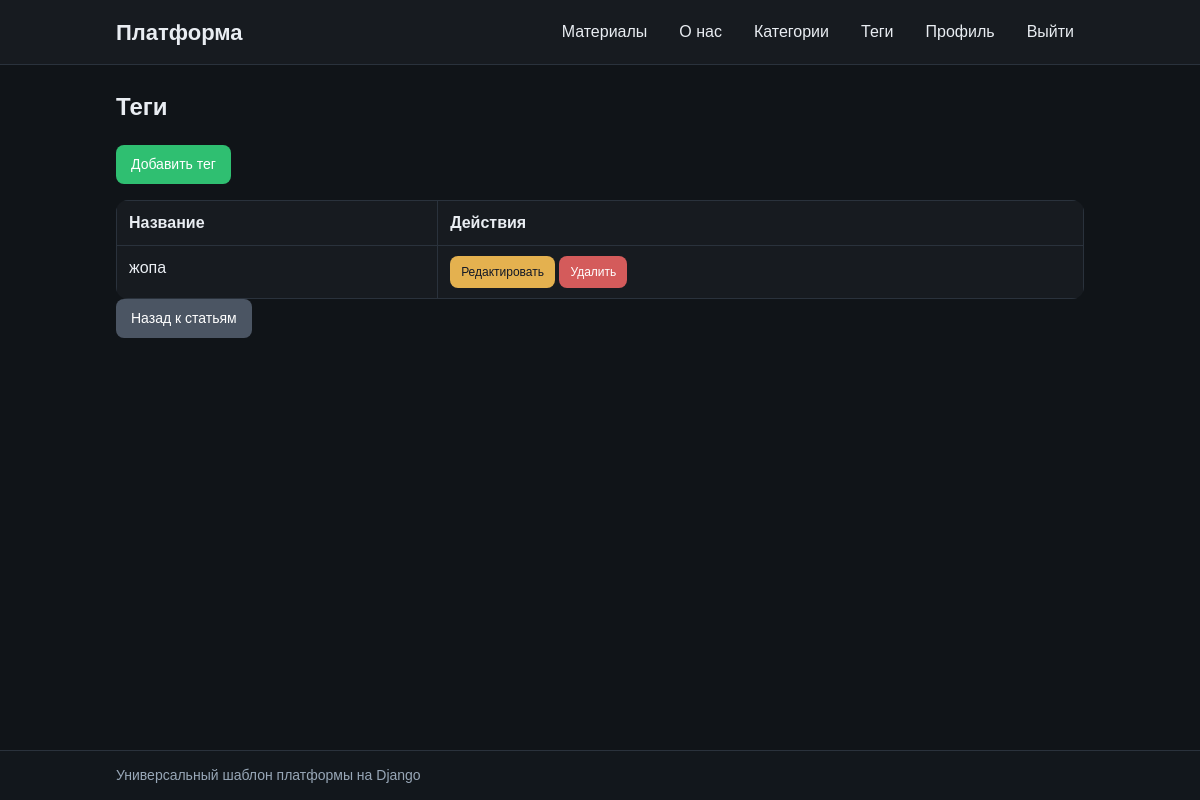
Page /blog/tags/ (signed in) on the earlier database version.
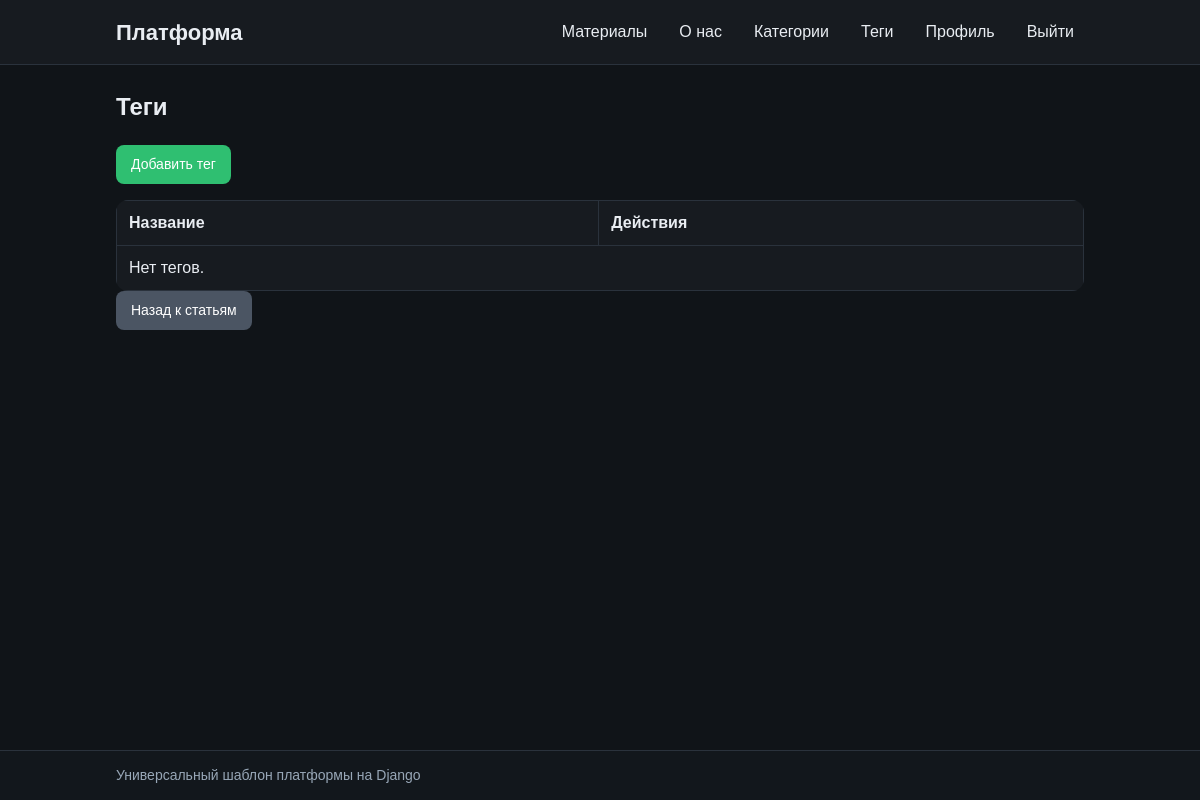
Same page on the later database version.
### blog/models.py (models this page shows, shortened)
class Tag(models.Model):
    name = models.CharField(max_length=50, unique=True)

### blog/views.py (the view)
# urls.py: path('tags/', views.tag_list, name='tag_list'),
@user_passes_test(is_admin)
def tag_list(request):
    tags = Tag.objects.all()
    return render(request, 'blog/tag_list.html', {'tags': tags})

### accounts/context_processors.py (called while the page is built)
def navigation_context(request):
    is_admin_nav = False
    if request.user.is_authenticated:
        is_admin_nav = request.user.is_superuser or Profile.objects.filter(
            user=request.user,
            role='admin',
        ).exists()
    return {'is_admin_nav': is_admin_nav}

### blog/views.py (called while the page is built)
def is_admin(user):
    return user.is_superuser or (hasattr(user, 'profile') and user.profile.role == 'admin')

### templates/blog/tag_list.html (shortened to what this page needs)
{% extends 'base.html' %}
{% block content %}
<h2>Теги</h2>
<a href="{% url 'blog:tag_create' %}" class="btn btn-success mb-3">Добавить тег</a>
<table class="table table-bordered">
    <thead>
        <tr><th>Название</th><th>Действия</th></tr>
    </thead>
    <tbody>
        {% for tag in tags %}
        <tr>
            <td>{{ tag.name }}</td>
            <td>
                <a href="{% url 'blog:tag_update' tag.pk %}" class="btn btn-warning btn-sm">Редактировать</a>
                <a href="{% url 'blog:tag_delete' tag.pk %}" class="btn btn-danger btn-sm">Удалить</a>
            </td>
        </tr>
        {% empty %}
        <tr><td colspan="2">Нет тегов.</td></tr>
        {% endfor %}
    </tbody>
</table>
<a href="{% url 'blog:article_list' %}" class="btn btn-secondary">Назад к статьям</a>
{% endblock %}

Differences in the rows shown:
removed Tag: name "жопа"
Other differences:
text now shown: "Нет тегов."
